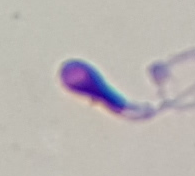
#> input picture data/raw/abnormal/Abnormal_Sperm (146).bmp, 195 x 176 px; its folder holds only this picture in this run
$ python -i preprocess.py   (imports and definitions only)
#> lines starting #> are read from the running program, lines starting #| are printed output that depends on the picture; after the words box and inside, x2 and y2 are one past the last pixel; in counts of white or black regions, pixels touching at a corner belong together
import cv2
import numpy as np
from skimage import filters, morphology, exposure
import os

def preprocess_sperm_image(image_path, output_size=(224, 224)):
    """
    Preprocess sperm images with domain-specific techniques
    """
#> called with output_size = (224, 224)
    # Read and convert to grayscale
    image = cv2.imread(image_path)
#> image is the input picture: shape (176, 195, 3); mean B, G, R 179.9, 182, 187.2
    if image is None:
        return None

    # 1. Color normalization (stain normalization for microscope images)
    lab = cv2.cvtColor(image, cv2.COLOR_BGR2LAB)
#> lab: shape (176, 195, 3); mean of channels 0, 1, 2 189.9, 129.8, 129.7
    l, a, b = cv2.split(lab)
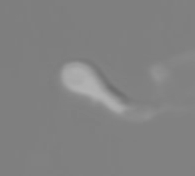
#> a: shape (176, 195); min 110, max 178, mean 129.8
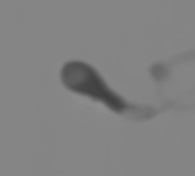
#> b: shape (176, 195); min 63, max 142, mean 129.7

    # CLAHE on L-channel
    clahe = cv2.createCLAHE(clipLimit=2.0, tileGridSize=(8, 8))
    l = clahe.apply(l)
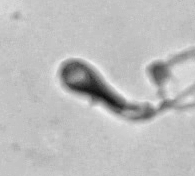
#> l: shape (176, 195); min 14, max 243, mean 188.8

    # Merge back
    lab = cv2.merge([l, a, b])
#> lab: shape (176, 195, 3); mean of channels 0, 1, 2 188.8, 129.8, 129.7
    image = cv2.cvtColor(lab, cv2.COLOR_LAB2BGR)
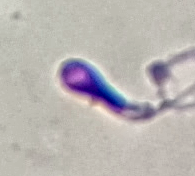
#> image: shape (176, 195, 3); mean B, G, R 178.8, 181.3, 186.1

    # 2. Background subtraction (useful for microscope images)
    gray = cv2.cvtColor(image, cv2.COLOR_BGR2GRAY)
    blurred = cv2.GaussianBlur(gray, (5, 5), 0)
    _, mask = cv2.threshold(blurred, 0, 255, cv2.THRESH_BINARY + cv2.THRESH_OTSU)
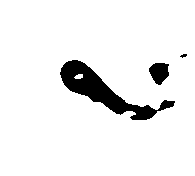
#> mask: shape (176, 195); 93.1% white; 3 black regions (1 under 20 px), largest, box (x1, y1, x2, y2) and area: (60, 60, 175, 120) 2033, (149, 63, 169, 85) 318

    # 3. Edge enhancement for sperm tails
    edges = cv2.Canny(gray, 50, 150)
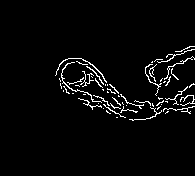
#> edges: shape (176, 195); 3.4% white in thin lines or dots, all inside (x1, y1, x2, y2) = (55, 46, 195, 121)

    # 4. Combine original with enhanced features
    edges_colored = cv2.cvtColor(edges, cv2.COLOR_GRAY2BGR)
    enhanced = cv2.addWeighted(image, 0.7, edges_colored, 0.3, 0)

    # 5. Resize
    enhanced = cv2.resize(enhanced, output_size)
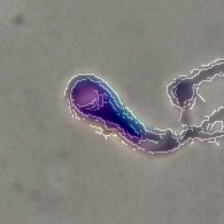
#> enhanced: shape (224, 224, 3); mean B, G, R 127.7, 129.4, 132.8

    return enhanced

def process_directory(input_dir, output_dir):
    """Process all images in directory"""
    os.makedirs(output_dir, exist_ok=True)

    for class_name in os.listdir(input_dir):
        class_path = os.path.join(input_dir, class_name)
        if os.path.isdir(class_path):
            output_class_path = os.path.join(output_dir, class_name)
            os.makedirs(output_class_path, exist_ok=True)

            for img_name in os.listdir(class_path):
                img_path = os.path.join(class_path, img_name)
                processed = preprocess_sperm_image(img_path)

                if processed is not None:
                    output_path = os.path.join(output_class_path, img_name)
                    cv2.imwrite(output_path, processed)

    print(f"✅ Preprocessing complete. Output saved to {output_dir}")

>>> result = preprocess_sperm_image('../data/raw/abnormal/Abnormal_Sperm (146).bmp')

$ run again, on data/raw/abnormal/Abnormal_Sperm (211).bmp
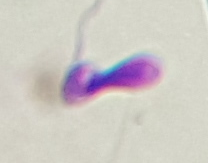
#> input picture data/raw/abnormal/Abnormal_Sperm (211).bmp, 208 x 163 px
#> in preprocess_sperm_image, image is the input picture: shape (163, 208, 3); mean B, G, R 197.1, 201.1, 206.4
#> in preprocess_sperm_image, `_, mask = cv2.threshold(blurred, 0, 255, cv2.THRESH_BINARY + cv2.THRES..`:
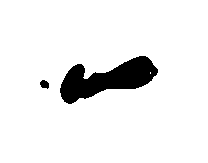
#> mask: shape (163, 208); 92.8% white; 2 black regions, box (x1, y1, x2, y2) and area: (60, 56, 158, 104) 2392, (40, 80, 49, 89) 59
#> edges: shape (163, 208); 3.1% white in thin lines or dots, all inside (x1, y1, x2, y2) = (58, 0, 208, 127)
#> in preprocess_sperm_image, `enhanced = cv2.resize(enhanced, output_size)`:
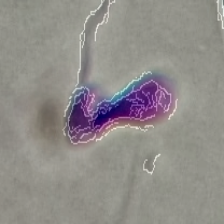
#> enhanced: shape (224, 224, 3); mean B, G, R 138, 140.8, 144.6

$ run again, on data/raw/abnormal/Abnormal_Sperm (261).bmp
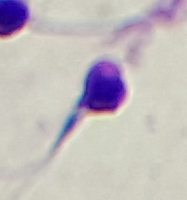
#> input picture data/raw/abnormal/Abnormal_Sperm (261).bmp, 187 x 200 px
#> in preprocess_sperm_image, image is the input picture: shape (200, 187, 3); mean B, G, R 189.5, 187.5, 194.3
#> mask: shape (200, 187); 89.4% white; 4 black regions, box (x1, y1, x2, y2) and area: (51, 61, 126, 155) 2255, (0, 0, 30, 38) 909, (116, 0, 183, 35) 729, (129, 48, 137, 63) 82
#> edges: shape (200, 187); 4.3% white in thin lines or dots, all inside (x1, y1, x2, y2) = (0, 0, 186, 164)
#> in preprocess_sperm_image, `enhanced = cv2.resize(enhanced, output_size)`:
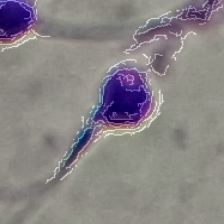
#> enhanced: shape (224, 224, 3); mean B, G, R 133.7, 132.5, 137.1
